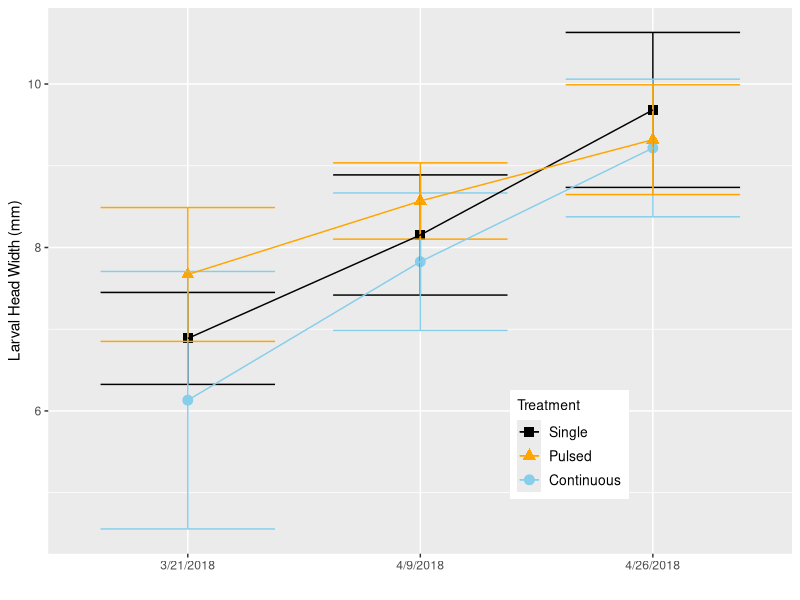
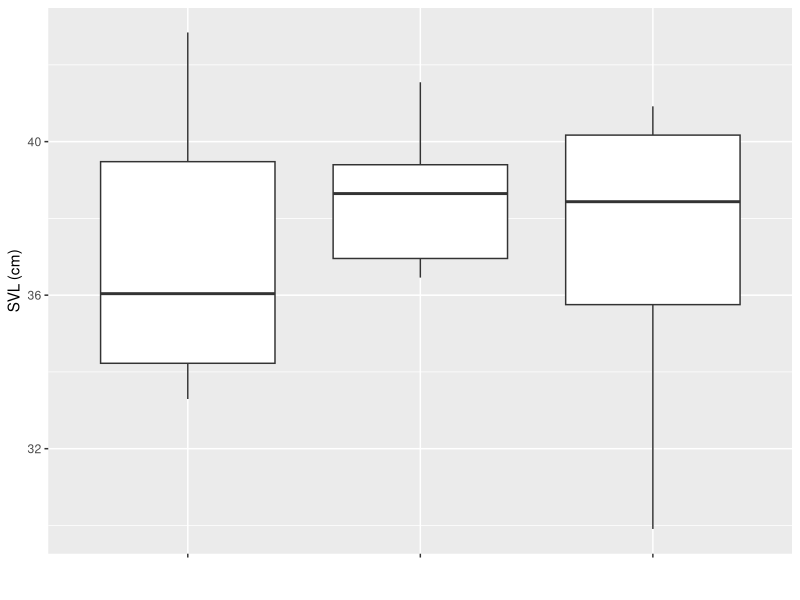
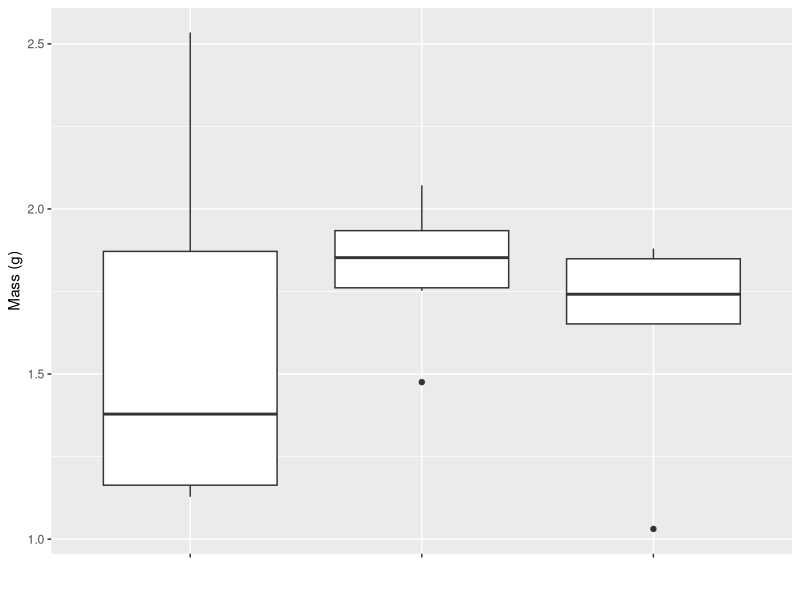
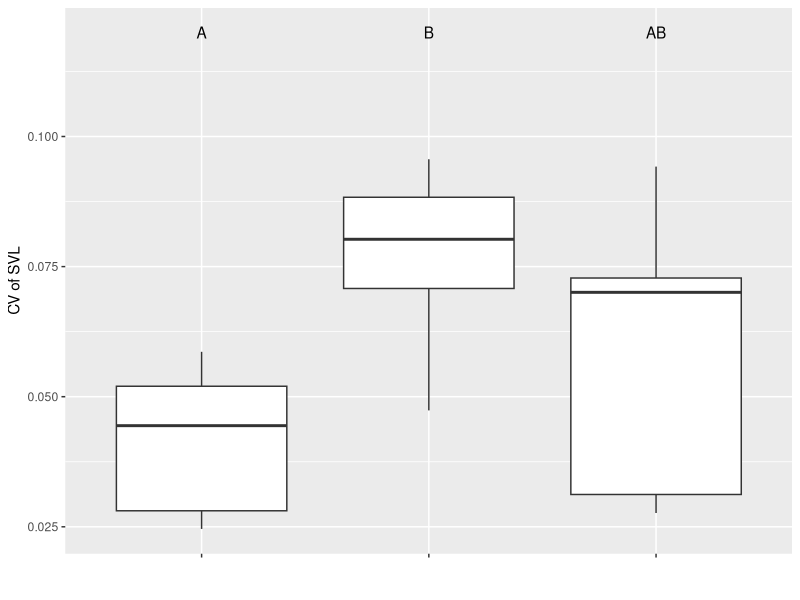
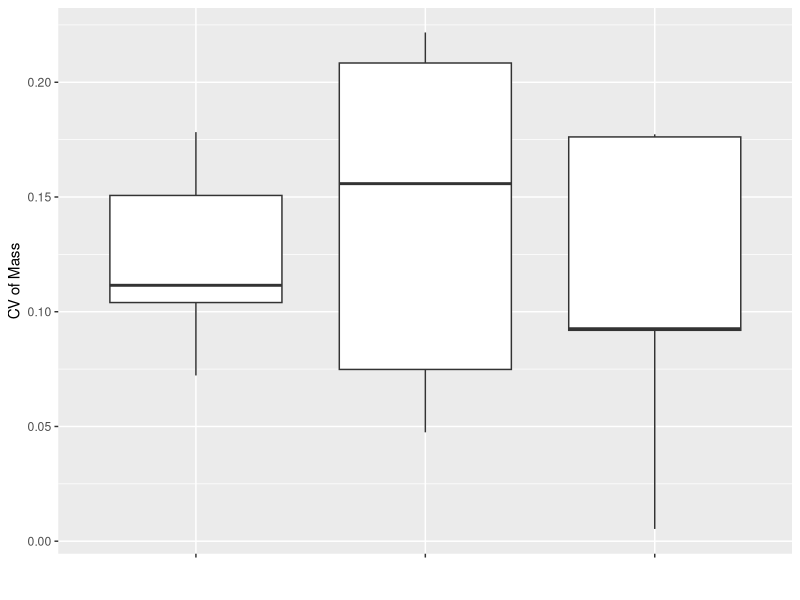
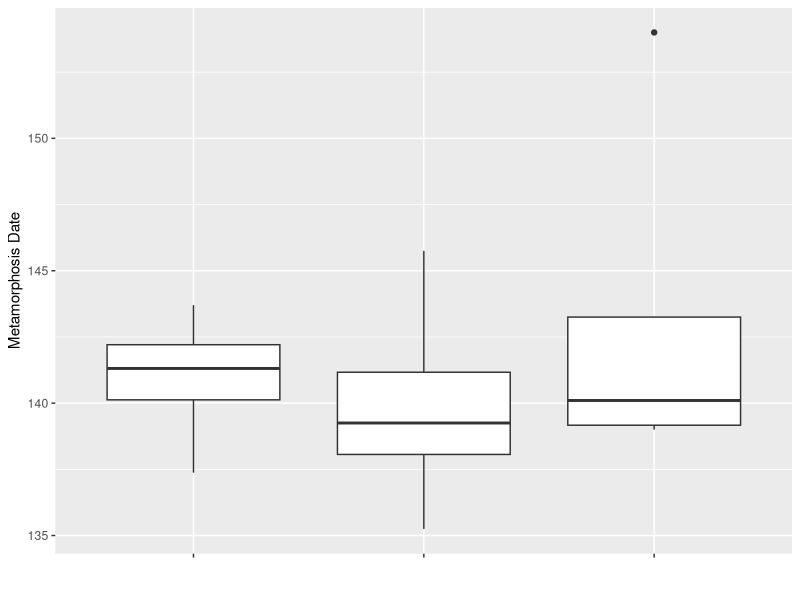
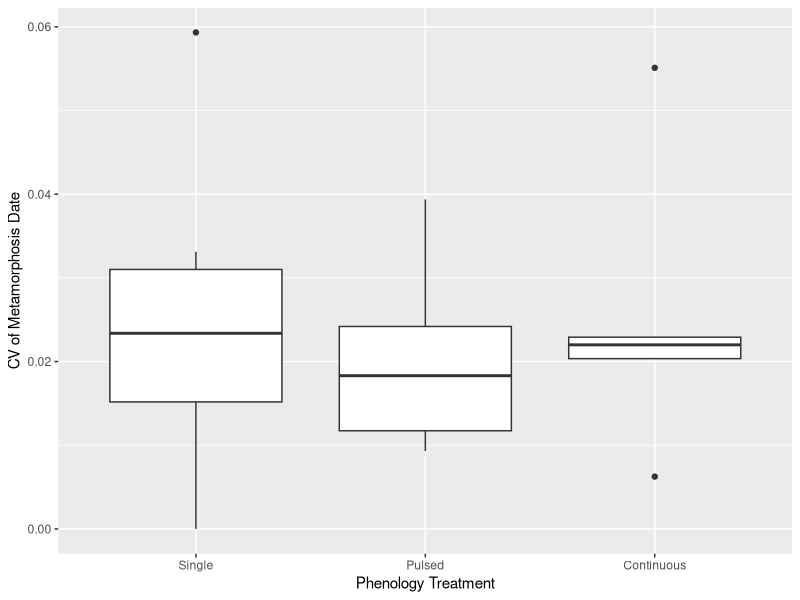
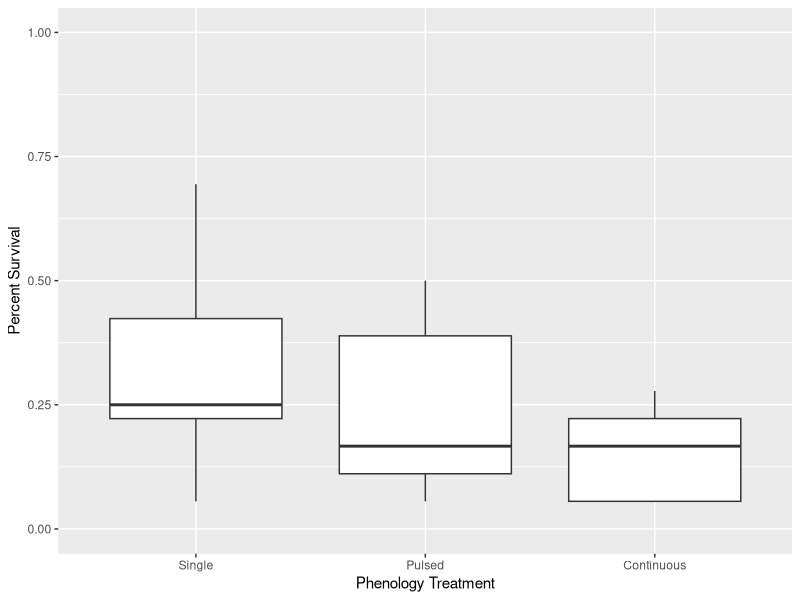

These charts were generated, in order, by the following R code:
###Phenological Variation in Ringed Salamanders###

#set working directory
setwd("C:/Users/Tom/Documents/GitRepos/AnnulatumPhenologicalVariation/")

#clear workspace
rm(list=ls())

#load necessary packages
library(dplyr)
library(tidyr)
library(ggplot2)
library(car)
library(vegan)
library(cowplot)
library(nlme)
library(emmeans)
library(lme4)

#Make function to change dates
extrdate<-function(dat,name){
  dat$Year<-as.numeric(format(as.Date(as.character(dat[,name]),"%m/%d/%Y"),"%Y"))
  dat$Month<-as.numeric(format(as.Date(as.character(dat[,name]),"%m/%d/%Y"),"%m"))
  dat$Day<-as.numeric(format(as.Date(as.character(dat[,name]),"%m/%d/%Y"),"%d"))
  dat$Jdate<-as.numeric(format(as.Date(as.character(dat[,name]),"%m/%d/%Y"),"%j"))
  return(dat)
}

#load data
meta_size<-read.csv("Data/metamorph_size.csv",na.strings = c("-"))
larv_size <- read.csv("Data/larval_size.csv")
tank_key<-read.csv("Data/tank_key.csv",na.strings = c("-"))
larv_surv<-read.csv("Data/larval_survival.csv",na.strings = c("-"))
chla<-read.csv("Data/chla.csv")
zoop<-read.csv("Data/zooplankton.csv")

#Combine and extract relevant
meta_size<-merge(meta_size,tank_key,all=T,by="Tank")
larv_surv<-merge(larv_surv,tank_key,by="Tank")
chla<-merge(chla,tank_key,by.x="Sample",by.y="Tank")

#extract month, day, year information and add Julian date column
meta_size<-extrdate(meta_size,name="Date")
larv_size<-extrdate(larv_size,name="Date")
larv_surv<-extrdate(larv_surv,name="Date")
chla<-extrdate(chla,name="DateCollected")
zoop<-extrdate(zoop,name="Date_Sampled")

#Attach larval counts at end of experiment to rest of data to calculate survival
meta_size<-bind_rows(meta_size,larv_surv)

#Calculate quantity of metamorphs 
meta_size$Quantity<-ifelse(is.na(meta_size$Quantity),1,meta_size$Quantity)

# Annulatum Larval Results ------------------------------------------------

#Take the average, sd and cv of each tank for larval size
larvdat<-larv_size%>%
  group_by(Tank,Treatment,Jdate,Date)%>%
  summarise(meanHW=mean(HW,na.rm=T),sdHW=sd(HW,na.rm=T),cvHW=sdHW/meanHW)

#take the treatment average, sd of each quantity above to plot means +/- SD
larv_plotdat<-larvdat%>%
  group_by(Treatment,Jdate,Date)%>%
  summarise(mean_mean=mean(meanHW,na.rm=T),mean_sd=mean(sdHW,na.rm=T),mean_cv=mean(cvHW,na.rm=T),
            sd_mean=sd(meanHW,na.rm=T),sd_sd=sd(sdHW,na.rm=T),sd_cv=sd(cvHW,na.rm=T))

#generate error bars for both mean and CV of head width
lim.mean<-aes(ymax=larv_plotdat$mean_mean+larv_plotdat$sd_mean,ymin=larv_plotdat$mean_mean-larv_plotdat$sd_mean)
lim.cv<-aes(ymax=larv_plotdat$mean_cv+larv_plotdat$sd_cv,ymin=larv_plotdat$mean_cv-larv_plotdat$sd_cv)

#Plot mean larval head width
mean.pl<-ggplot(larv_plotdat,aes(Date,mean_mean,shape=Treatment,group=Treatment,color=Treatment,shape=Treatment))+
  geom_point(size=3)+geom_errorbar(lim.mean,width=0.75)+
  geom_line()+labs(y="Larval Head Width (mm)",x="")+
  scale_x_discrete(limits=c("3/21/2018","4/9/2018","4/26/2018"))+
  scale_color_manual(values=c("black","orange","skyblue"),breaks=c("one_date","three_dates","six_dates"),labels=c("Single","Pulsed","Continuous"))+
  theme(legend.position=c(0.7,0.2),legend.text=element_text(size=10),legend.title=element_text(size=10))+
  scale_shape_manual(values=c(15,17,19),breaks=c("one_date","three_dates","six_dates"),labels=c("Single","Pulsed","Continuous"))
mean.pl

#Plot CV of larval head width
cv.pl<-ggplot(larv_plotdat,aes(Date,mean_cv,shape=Treatment,group=Treatment,color=Treatment))+
  geom_point(size=3)+
  geom_errorbar(lim.cv,width=0.75)+
  geom_line()+
  scale_x_discrete(limits=c("3/21/2018","4/9/2018","4/26/2018"))+
  labs(y="CV of Larval HW",x="Julian Date")+
  theme(legend.position = "none")+
  scale_color_manual(values=c("black","orange","skyblue"))+
  scale_shape_manual(values=c(15,17,19),breaks=c("one_date","three_dates","six_dates"),labels=c("Single","Pulsed","Continuous"))

#save plot as .tiff file
tiff("Results/Fig1.tiff",height=7,width=3.5,units="in",res=600,compression=c("lzw"))
plot_grid(mean.pl,cv.pl,ncol=1,labels=c("A","B"),align="hv")
dev.off()

#Analyze Growth Rates
growthmod<-lme(meanHW~Treatment*Jdate,random=~Jdate|Tank,data=larvdat,na.action=na.omit)
summary(growthmod)
Anova(growthmod,type =3, test.statistic="F")

cvmod<-lme(cvHW~Treatment+Jdate,random=~Jdate|Tank,data=larvdat,na.action=na.omit)
summary(cvmod)
Anova(cvmod,test.statistic="F")


# Annulatum Metamorph Results ---------------------------------------------

#Aggregate annulatum metamorphosis data
aman_dat<-meta_size%>%
  filter(Species=="AMAN",Treatment!="Control")%>%
  group_by(Treatment,Tank)%>%
  summarise(SVL_mean=mean(SVL*10,na.rm=T),Mass_mean=mean(Mass,na.rm=T),Day_mean=mean(Jdate,na.rm=T),
            SVL_sd=sd(SVL*10,na.rm=T),Mass_sd=sd(Mass,na.rm=T),Day_sd=sd(Jdate,na.rm=T),
            SVL_cv=SVL_sd/SVL_mean,Mass_cv=Mass_sd/Mass_mean,Day_cv=Day_sd/Day_mean,
            Quantity=sum(Quantity,na.rm=T))%>%
  complete(Tank)
aman_dat$Quantity<-ifelse(is.na(aman_dat$Quantity),0,aman_dat$Quantity)

#plot annulatum data by treatment
aa.svl.pl<-ggplot(aman_dat,aes(Treatment,SVL_mean))+
  geom_boxplot()+labs(y="SVL (cm)",x="")+
  scale_x_discrete(labels=c("","",""));aa.svl.pl
aa.mass.pl<-ggplot(aman_dat,aes(Treatment,Mass_mean))+
  geom_boxplot()+
  labs(y="Mass (g)",x="")+
  scale_x_discrete(labels=c("","",""));aa.mass.pl
aa.svlcv.pl<-ggplot(aman_dat,aes(Treatment,SVL_cv))+
  geom_boxplot()+
  labs(y="CV of SVL",x="")+
  scale_x_discrete(labels=c("","",""))+
  annotate(geom="text",x=c(1,2,3),y=0.12,label=c("A","B","AB"));aa.svlcv.pl
aa.masscv.pl<-ggplot(aman_dat,aes(Treatment,Mass_cv))+
  geom_boxplot()+
  labs(y="CV of Mass",x="")+
  scale_x_discrete(labels=c("","",""));aa.masscv.pl
aa.day.pl<-ggplot(aman_dat,aes(Treatment,Day_mean))+
  geom_boxplot()+
  labs(y="Metamorphosis Date",x="")+
  scale_x_discrete(labels=c("","",""));aa.day.pl
aa.daycv.pl<-ggplot(aman_dat,aes(Treatment,Day_cv))+
  geom_boxplot()+
  labs(y="CV of Metamorphosis Date",x="Phenology Treatment")+
  scale_x_discrete(labels=c("Single","Pulsed","Continuous"));aa.daycv.pl
aa.surv.pl<-ggplot(aman_dat,aes(Treatment,Quantity/36))+
  geom_boxplot()+lims(y=c(0,1))+
  labs(y="Percent Survival",x="Phenology Treatment")+
  scale_x_discrete(labels=c("Single","Pulsed","Continuous"));aa.surv.pl

#save plot as .tiff file
tiff("Results/Fig2.tiff",res=600,height=10.5,width=7,units="in",compression=c("lzw"))
plot_grid(aa.svl.pl,aa.svlcv.pl,aa.mass.pl,aa.masscv.pl,aa.day.pl,aa.daycv.pl,aa.surv.pl,
          ncol=2,align="hv",labels=LETTERS[1:7])
dev.off()

#Annulatum analysis
svl.mod<-lm(SVL_mean~Treatment,data=aman_dat)
svlcv.mod<-lm(SVL_cv~Treatment,data=aman_dat)
mass.mod<-lm(Mass_mean~Treatment,data=aman_dat)
masscv.mod<-lm(Mass_cv~Treatment,data=aman_dat)
day.mod<-lm(Day_mean~Treatment,data=aman_dat)
daycv.mod<-lm(Day_cv~Treatment,data=aman_dat)
surv.mod<-glmer(cbind(Quantity,36-Quantity)~Treatment+(1|Tank),data=aman_dat,binomial)
Anova(svl.mod)
Anova(svlcv.mod)
Anova(mass.mod)
Anova(masscv.mod)
Anova(day.mod)
Anova(daycv.mod)
Anova(surv.mod)
summary(svl.mod)
summary(svlcv.mod)
summary(mass.mod)
summary(masscv.mod)
summary(day.mod)
summary(daycv.mod)
summary(surv.mod)

# Prey Results ------------------------------------------------------------

#Calculate prey survival and diversity
surv_wide<-meta_size%>%
  filter(Treatment!="Control")%>%
  group_by(Tank,Species)%>%
  summarise(Quantity=sum(Quantity,na.rm=T))%>%
  spread(key=Species,value = Quantity,fill = "0")
surv_wide<-sapply(as.data.frame(surv_wide),as.numeric)
AMSP<-surv_wide[,"AMMA"]+surv_wide[,"AMTE"]
surv_wide<-as.data.frame(cbind(surv_wide,AMSP))
surv_wide$Diversity<-diversity(surv_wide[,c("BUAM","PSFE","RASP","HYLA","AMSP")])
surv_wide$Richness<-apply(surv_wide[,c("BUAM","PSFE","RASP","HYLA","AMSP")],1,function(x){sum(x>0)})

#merge with larval and metamorph annulatum data
all_wide<-merge(surv_wide,tank_key,by="Tank")
all_wide<-merge(all_wide,aman_dat[,c('Tank','Treatment','SVL_mean','Day_mean')],by=c("Tank","Treatment"),all=T)
all_wide<-merge(all_wide,larvdat[larvdat$Jdate==80,c("Tank","meanHW")],by="Tank",all=T)

#calculate survival
all_wide$TotalSurvival<-rowSums(all_wide[,c("AMSP","BUAM","PSFE","HYLA","RASP")],na.rm=T)
all_wide$TotalInitial<-rowSums(all_wide[,c("InitialAMMA","InitialBUAM","InitialPSFE","InitialHYLA","InitialRASP")],na.rm=T)
all_wide$PercentSurvival<-all_wide$TotalSurvival/all_wide$TotalInitial

#Analyze total survival of amphiban prey
totsurv.mod<-glmer(cbind(TotalSurvival,TotalInitial-TotalSurvival)~Treatment*meanHW+AMAN+(1|Tank),data=all_wide,family=binomial)
Anova(totsurv.mod)
pairs(emmeans::emmeans(totsurv.mod,specs="Treatment"))

#re-run model ignoring potential outlier HW value
summary(update(totsurv.mod,subset=c(meanHW>5)))
Anova(update(totsurv.mod,subset=c(meanHW>5)))

#Analyze survival and diversity with predator size
div.size<-lm(Diversity~Treatment+meanHW,data=all_wide)
Anova(div.size)
summary(div.size)

#re-run model ignoring potential outlier HW value
summary(update(div.size,subset=c(meanHW>5)))

#Plot overall survival and diversity relationships
surv.trt.pl<-ggplot(all_wide,aes(Treatment,PercentSurvival))+
  geom_boxplot()+
  labs(y="Total Prey Percent Survival",x="")+
  scale_x_discrete(labels=c("Single","Pulsed","Continuous"),breaks=c("1 date","3 dates","6 dates"))+
  theme(axis.text.x=element_text(size=11))
surv.hw.pl<-ggplot(all_wide,aes(meanHW,PercentSurvival,group=Treatment))+
  geom_smooth(method = "glm", method.args = list(family = "binomial"),aes(color=Treatment),size=2,se=F)+
  geom_point(aes(shape=Treatment,color=Treatment),size=3)+
  labs(x="Mean Larval HW (mm)",y="")+
  scale_shape_manual(name="Treatment",label=c("Single","Pulsed","Continuous"),values=c(15,17,19))+
  scale_color_manual(name="Treatment",label=c("Single","Pulsed","Continuous"),values=c("black","orange","skyblue"))+
  theme(legend.position=c(0.7,0.8),legend.text=element_text(size=10),legend.title=element_text(size=10))
surv.aman.pl<-ggplot(all_wide,aes(AMAN,PercentSurvival))+
  geom_point(aes(shape=Treatment,color=Treatment),size=3)+
  geom_smooth(method = "glm", method.args = list(family = "binomial"),color="black",size=2,se=F)+
  labs(x=expression("Number of "~italic(A.~annulatum)),y="")+
  scale_shape_manual(name="Treatment",label=c("Single","Pulsed","Continuous"),values=c(15,17,19))+
  scale_color_manual(values=c("black","orange","skyblue"),name="Treatment",label=c("Low","Medium","High"))+
  theme(legend.position="none")
div.trt.pl<-ggplot(all_wide,aes(Treatment,Diversity))+
  geom_boxplot()+
  labs(y="Shannon Diversity",x="Treatment")+
  scale_x_discrete(labels=c("Single","Pulsed","Continuous"),breaks=c("1 date","3 dates","6 dates"))+
  lims(y=c(0,1.5))+
  theme(axis.text.x=element_text(size=11))
div.hw.pl<-ggplot(all_wide,aes(meanHW,Diversity))+
  geom_point(aes(shape=Treatment,color=Treatment),size=3)+
  geom_smooth(method = "lm",color="black",size=2,se=F)+
  scale_shape_manual(values=c(15,17,19))+
  scale_color_manual(values=c("black","orange","skyblue"))+
  labs(x="Mean Larval HW (mm)",y="")+
  lims(y=c(0,1.5))+theme(legend.position="none")

#generate survival summary data for each species for plotting
surv_dat<-all_wide%>%
  mutate(PerSurv_BUAM=BUAM/InitialBUAM,
         PerSurv_PSFE=PSFE/InitialPSFE,
         PerSurv_HYLA=HYLA/InitialHYLA,
         PerSurv_RASP=RASP/InitialRASP,
         PerSurv_AMSP=AMSP/InitialAMMA)%>%
  dplyr::select(Tank,Treatment,PerSurv_BUAM:PerSurv_AMSP)%>%
  gather(Species,Survival,PerSurv_BUAM:PerSurv_AMSP)

#generate color palette
cbbPalette <- c("#E69F00", "#56B4E9", "#009E73", "#F0E442", "#0072B2")
preysurv<-ggplot(surv_dat,aes(Treatment,Survival,fill=Species))+
  geom_boxplot()+
  labs(y="Percent Survival",x="Treatment")+
  lims(y=c(0,0.75))+
  scale_fill_manual(values=cbbPalette,name="",labels=c("AMSP","ANAM","HYLA","PSFE","RASP"))+
  theme(axis.text.x=element_text(size=11),legend.position = c(x=0.01,y=0.9),legend.direction = "horizontal",legend.text=element_text(size=10),legend.title=element_text(size=10))+
  scale_x_discrete(labels=c("Single","Pulsed","Continuous"),limits=c("1 date","3 dates","6 dates"))+
  guides(fill=guide_legend(nrow=2,byrow=TRUE))

#save plot as .tiff file
tiff("Results/Fig3.tiff",height=7,width=9,units="in",compression=c("lzw"),res=600)
plot_grid(surv.trt.pl,surv.hw.pl,surv.aman.pl,preysurv,div.trt.pl,div.hw.pl,
          align="hv",labels=c(LETTERS[1:6]),ncol=3,hjust=-2)
dev.off()

#Ambystoma analysis
amsp_dat<-meta_size%>% 
  filter(Species%in%c("AMMA","AMTE") & Treatment !="Control")%>%
  group_by(Treatment,Tank)%>%
  summarise(SVL_mean=mean(SVL*10,na.rm=T),Mass_mean=mean(Mass,na.rm=T),Day_mean=mean(Jdate,na.rm=T),
            SVL_sd=sd(SVL*10,na.rm=T),Mass_sd=sd(Mass,na.rm=T),Day_sd=sd(Jdate,na.rm=T),
            SVL_cv=SVL_sd/SVL_mean,Mass_cv=Mass_sd/Mass_mean,Day_cv=Day_sd/Day_mean,
            Quantity=sum(Quantity,na.rm=T))%>%
  complete(Tank)

#combine with annulatum data
amsp_dat<-merge(amsp_dat,all_wide[,c("Tank","AMAN","meanHW")],by="Tank")

#Analyze Ambystoma sp. responses
amsp.svl<-lm(SVL_mean~Treatment,data=amsp_dat)
amsp.mass<-lm(Mass_mean~Treatment,data=amsp_dat)
amsp.day<-lm(Day_mean~Treatment,data=amsp_dat)
amsp.surv<-glmer(cbind(AMSP,InitialAMMA-AMSP)~Treatment*meanHW+AMAN+(1|Tank),data=all_wide,family=binomial)
rbind(Anova(amsp.svl),Anova(amsp.mass),Anova(amsp.day))
Anova(amsp.svl)
Anova(amsp.mass)
Anova(amsp.day)
Anova(amsp.surv)

summary(amsp.svl)
summary(amsp.mass)
summary(amsp.day)
summary(amsp.surv)

#Plot Ambystoma responses in relation to phenology treatments
am.svl.pl<-ggplot(amsp_dat,aes(Treatment,SVL_mean))+
  geom_boxplot()+labs(y="SVL (cm)",x="")+
  scale_x_discrete(breaks=c("1 date","3 dates","6 dates"),labels=c("Single","Pulsed","Continuous"));am.svl.pl
am.mass.pl<-ggplot(amsp_dat,aes(Treatment,Mass_mean))+
  geom_boxplot()+
  labs(y="Mass (g)",x="")+
  scale_x_discrete(breaks=c("1 date","3 dates","6 dates"),labels=c("Single","Pulsed","Continuous"));am.mass.pl
am.day.pl<-ggplot(amsp_dat,aes(Treatment,Day_mean))+
  geom_boxplot()+
  labs(y="Date of Metamorphosis",x="")+
  scale_x_discrete(breaks=c("1 date","3 dates","6 dates"),labels=c("Single","Pulsed","Continuous"));am.day.pl
am.surv.pl<-ggplot(amsp_dat,aes(Treatment,Quantity/45))+
  geom_boxplot()+
  labs(y="Percent Survival")+
  scale_x_discrete(breaks=c("1 date","3 dates","6 dates"),labels=c("Single","Pulsed","Continuous"));am.surv.pl

#save plot as .tiff file
tiff("Results/FigA1.tiff",res=600,height=7,width=7,units="in",compression=c("lzw"))
plot_grid(am.svl.pl,am.mass.pl,am.day.pl,am.surv.pl,align="hv",labels=LETTERS[1:4])
dev.off()

#Plot Ambystoma responses in relation to annulatum density and size
fig4a<-ggplot(amsp_dat,aes(AMAN,Quantity/45))+
  geom_point(aes(shape=Treatment,color=Treatment),size=3)+lims(y=c(0,1))+
  geom_smooth(method="glm",method.args = list(family = "binomial"),se=F,color="black")+
  labs(y="Percent Survival",x=expression("Number of surviving"~italic(A.~annulatum)))+
  scale_shape_manual(values=c(15,17,19),breaks=c("1 date","3 dates","6 dates"),labels=c("Single","Pulsed","Continuous"))+
  scale_color_manual(values=c("black","orange","skyblue"),name="Treatment",label=c("Single","Pulsed","Continuous"),breaks=c("1 date","3 dates","6 dates"))+
  theme(legend.position=c(0.7,0.8),legend.text=element_text(size=10),legend.title=element_text(size=10))
fig4b<-ggplot(amsp_dat,aes(meanHW,Quantity/45))+
  geom_point(aes(shape=Treatment,color=Treatment),size=3)+lims(y=c(0,1))+
  geom_smooth(method="glm",method.args = list(family = "binomial"),se=F,aes(color=Treatment))+
  labs(y="",x="Mean Larval HW (mm)")+
  scale_shape_manual(values=c(15,17,19),breaks=c("1 date","3 dates","6 dates"),labels=c("Single","Pulsed","Continuous"))+
  scale_color_manual(values=c("black","orange","skyblue"),name="Treatment",label=c("Single","Pulsed","Continuous"),breaks=c("1 date","3 dates","6 dates"))+
  theme(legend.position="none")

#save plot as .tiff file
tiff("Results/Fig4.tiff",res=600,height=3.5,width=7,units="in",compression=c("lzw"))
plot_grid(fig4a,fig4b,ncol=2,labels=c("A","B"))
dev.off()

#RASP data aggregation
rasp_dat<-meta_size%>% 
  filter(Species=="RASP")%>%
  group_by(Treatment,Tank)%>%
  summarise(SVL_mean=mean(SVL*10,na.rm=T),Mass_mean=mean(Mass,na.rm=T),Day_mean=mean(Jdate,na.rm=T),
            SVL_sd=sd(SVL*10,na.rm=T),Mass_sd=sd(Mass,na.rm=T),Day_sd=sd(Jdate,na.rm=T),
            SVL_cv=SVL_sd/SVL_mean,Mass_cv=Mass_sd/Mass_mean,Day_cv=Day_sd/Day_mean,
            Quantity=sum(Quantity,na.rm=T))%>%
  complete(Tank)

#merge with annulatum data
rasp_dat<-merge(rasp_dat,all_wide[,c("Tank","AMAN","meanHW")],by="Tank")

#Plot RASP data
rs.svl.pl<-ggplot(rasp_dat,aes(Treatment,SVL_mean))+
  geom_boxplot()+
  labs(y="SVL (mm)",x="")+
  scale_x_discrete(breaks=c("1 date","3 dates","6 dates"),labels=c("Single","Pulsed","Continuous"));rs.svl.pl
rs.mass.pl<-ggplot(rasp_dat,aes(Treatment,Mass_mean))+
  geom_boxplot()+
  labs(y="Mass (g)",x="")+
  scale_x_discrete(breaks=c("1 date","3 dates","6 dates"),labels=c("Single","Pulsed","Continuous"));rs.mass.pl
rs.day.pl<-ggplot(rasp_dat,aes(Treatment,Day_mean))+
  geom_boxplot()+
  labs(y="Date of Metamorphosis",x="Treatment")+
  scale_x_discrete(breaks=c("1 date","3 dates","6 dates"),labels=c("Single","Pulsed","Continuous"));rs.day.pl
rs.surv.pl<-ggplot(rasp_dat,aes(Treatment,Quantity/200))+
  geom_boxplot()+
  labs(y="Percent Survival")+
  scale_x_discrete(breaks=c("1 date","3 dates","6 dates"),labels=c("Single","Pulsed","Continuous"));rs.surv.pl

#save plot as .tiff file
tiff("Results/FigA2.tiff",res=600,height=7,width=7,units="in",compression=c("lzw"))
plot_grid(rs.svl.pl,rs.mass.pl,rs.day.pl,rs.surv.pl,align="hv",labels=LETTERS[1:4])
dev.off()

#Plot RASP survival in relation to annulatum body size
rasp.aman.pl<-ggplot(all_wide,aes(meanHW,RASP/200))+
  geom_point(aes(shape=Treatment,color=Treatment),size=3)+
  geom_smooth(method="glm",method.args = list(family = "binomial"),se=F,color="black")+
  labs(y="Percent Survival",x="Mean Larval HW (mm)")+
  scale_shape_manual(values=c(15,17,19),breaks=c("1 date","3 dates","6 dates"),labels=c("Single","Pulsed","Continuous"))+
  scale_color_manual(values=c("black","orange","skyblue"),name="Treatment",label=c("Single","Pulsed","Continuous"),breaks=c("1 date","3 dates","6 dates"))+
  theme(legend.position=c(0.7,0.8),legend.text=element_text(size=10),legend.title=element_text(size=10))

#save plot as .tiff file
tiff("Results/FigA3.tiff",res=600,height=3.5,width=3.5,units="in",compression=c("lzw"))
rasp.aman.pl
dev.off()

#Analyze RASP responses
rasp.svl<-lm(SVL_mean~Treatment,data=rasp_dat)
rasp.mass<-lm(Mass_mean~Treatment,data=rasp_dat)
rasp.day<-lm(Day_mean~Treatment,data=rasp_dat)
rasp.surv<-glmer(cbind(RASP,InitialRASP-RASP)~Treatment+meanHW+(1|Tank),data=all_wide,family=binomial)
Anova(rasp.svl)
Anova(rasp.mass)
Anova(rasp.day)
Anova(rasp.surv)
#re-run survival to see if HW outlier matters
Anova(update(rasp.surv,subset=c(meanHW>5)))

summary(rasp.svl)
summary(rasp.mass)
summary(rasp.day)
summary(rasp.surv)
#re-run survival to see if HW outlier matters
summary(update(rasp.surv,subset=c(meanHW>5)))

#analyze PSFE survival
psfe.surv<-glmer(cbind(PSFE,InitialPSFE-PSFE)~Treatment+(1|Tank),data=all_wide,family=binomial)
Anova(psfe.surv)

# Plankton Results --------------------------------------------------------

#Phytoplankton plots and analysis
chla.pl<-ggplot(filter(chla),aes(Treatment,log(TotChla_mgL)))+
  geom_boxplot()+
  scale_x_discrete(limits=c("1 date","3 dates","6 dates"),labels=c("Single","Pulsed","Continuous"))+
  labs(x="",y="log-Chl a (mg/L)");chla.pl

#combine with anuran and salamander data
surv_wide$TotAnurans<-rowSums(surv_wide[,c("BUAM","HYLA","PSFE","RASP")])
chla<-merge(surv_wide,chla,by.x=c("Tank"),by.y=c("Sample"),all=T)

#models
chla.mod<-lm(log(TotChla_mgL)~Treatment+AMAN+TotAnurans,data=chla)
Anova(chla.mod)
summary(chla.mod)

#combine zoolankton data with salamander data
zoop<-merge(surv_wide,zoop,by="Tank",all=T)
totzoop.pl<-ggplot(zoop,aes(Treatment,log1p(Total.L)))+
  geom_boxplot()+
  scale_x_discrete(limits=c("1 date","3 dates","6 dates"),labels=c("Single","Pulsed","Continuous"))+
  labs(x="Treatment",y="log-Total Zooplankton (per L)");totzoop.pl

#save plot as .tiff file
tiff("Results/FigA5.tiff",res=600,height=7,width=3.5,compression=c("lzw"),units="in")
plot_grid(chla.pl,totzoop.pl,ncol=1,labels=c("A","B"))
dev.off()

#Plankton analysis
tot.logmod<-lm(log1p(Total.L)~Treatment,data=zoop)
Anova(tot.logmod)
summary(tot.logmod)

tot.poismod<-glmer(Total.L~Treatment+(1|Tank),data=zoop,family="poisson",subset=c(Jdate==120))
Anova(tot.poismod)
tot.negbinmod<-glmer.nb(Total.L~Treatment+(1|Tank),data=zoop)
Anova(tot.negbinmod)

# Temporal Overlap --------------------------------------------------------

#Temporal overlap metrics
par(mfrow=c(3,2),mar=c(3,4,0,0))
hist(aman_dat$Day_mean-64)
rasp.ol<-mean(aman_dat$Day_mean-64,na.rm=T)

hist(aman_dat$Day_mean-70)
psfe.ol<-mean(aman_dat$Day_mean-70,na.rm=T)

hist(aman_dat$Day_mean-93)
amsp.ol<-mean(aman_dat$Day_mean-93,na.rm=T)

hist(aman_dat$Day_mean-97)
anam.ol<-mean(aman_dat$Day_mean-97,na.rm=T)

hist(aman_dat$Day_mean-129)
hyla.ol<-mean(aman_dat$Day_mean-129,na.rm=T)
